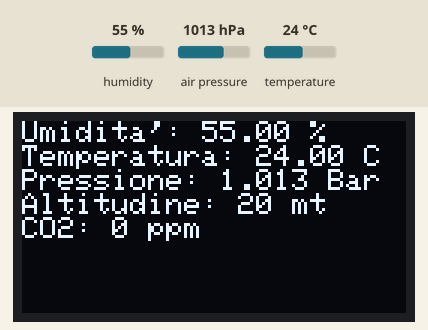
A sketch run on a simulated ESP8266 (NodeMCU). Parts: 128×64 one-colour display. Inputs (shaded band) come from the test bench; at power-on: humidity 55 %, air pressure 1013 hPa, temperature 24 °C. WiFi joins after 1.5 s; servers stay silent unless stated; random numbers use the default seed unless the sketch sets one; no MQTT or app messages arrive unless stated; what the sketch prints to the serial monitor is not drawn.

Above: at 9.8 s.
9.9 s: humidity set to 22 %
At 11.6 s:
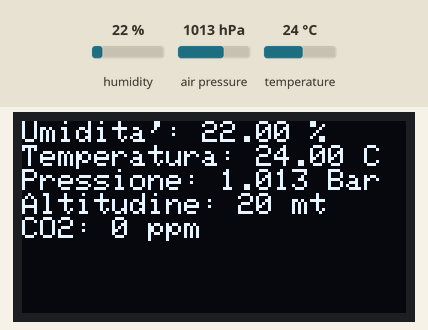
12.3 s: air pressure set to 952 hPa
At 13.5 s:
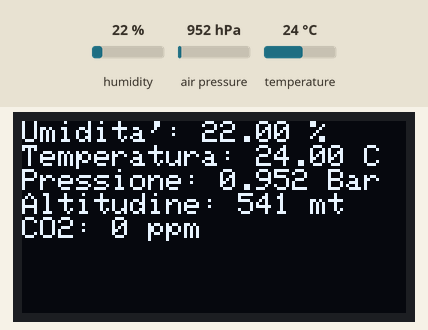
14.3 s: temperature set to 12 °C
At 15.5 s:
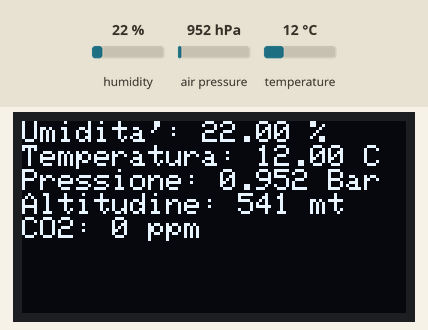
18.4 s: humidity set to 40 %
At 19.5 s:
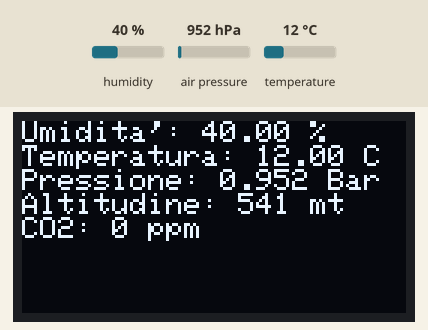
Timing chart, 0 to 21.4 s (numbered marks = the images above; inputs shaded):
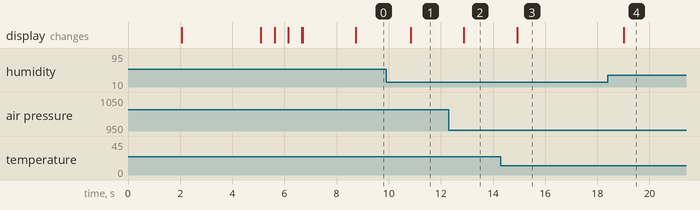

The sketch:

Codice.ino
```cpp
#include <Wire.h>
#include <Adafruit_GFX.h>
#include <Adafruit_SSD1306.h>
#include "DHT.h"
#include <SPI.h>
#include <Adafruit_BMP280.h>
#include <SoftwareSerial.h>
#include <ESP8266WiFi.h>
#include <PubSubClient.h>

#define VERSION "1.0"

#define SCREEN_WIDTH 128  // OLED display width, in pixels
#define SCREEN_HEIGHT 64  // OLED display height, in pixels
#define DHTPIN 0
#define DHTTYPE DHT22

#define BMP_SCK (13)
#define BMP_MISO (12)
#define BMP_MOSI (11)
#define BMP_CS (10)

#define sensor s_serial

// Declaration for an SSD1306 display connected to I2C (SDA, SCL pins)
Adafruit_SSD1306 display(SCREEN_WIDTH, SCREEN_HEIGHT, &Wire, -1);
DHT dht(DHTPIN, DHTTYPE);
Adafruit_BMP280 bmp;
SoftwareSerial s_serial(14, 12);  // RX, TX


const unsigned char cmd_get_sensor[] = {
  0xff, 0x01, 0x86, 0x00, 0x00,
  0x00, 0x00, 0x00, 0x79
};
unsigned char dataRevice[9];
int temperature;
int CO2PPM;

int count = 0;

// Update these with values suitable for your network.

const char* ssid = "Polo_Pubblica";
const char* password = "";
const char* mqtt_server = "broker.hivemq.com";

WiFiClient espClient;
PubSubClient client(espClient);
unsigned long lastMsg = 0;
#define MSG_BUFFER_SIZE	(100)
char msg[MSG_BUFFER_SIZE];
int value = 0;

void setup_wifi() {

  delay(10);
  // We start by connecting to a WiFi network
  display.setCursor(0, 0);
  display.clearDisplay();
  display.print("Connecting to ");
  display.println(ssid);
  display.display();

  WiFi.mode(WIFI_STA);
  WiFi.begin(ssid, password);

  while (WiFi.status() != WL_CONNECTED) {
    delay(500);
    display.print(".");
    display.display();
  }

  randomSeed(micros());

  display.println("");
  display.println("WiFi connected");
  display.println("IP address: ");
  display.println(WiFi.localIP());
  display.display();
  delay(2000);
}

void callback(char* topic, byte* payload, unsigned int length) {
  Serial.print("Message arrived [");
  Serial.print(topic);
  Serial.print("] ");
  for (int i = 0; i < length; i++) {
    Serial.print((char)payload[i]);
  }
  Serial.println();

  // Switch on the LED if an 1 was received as first character
  if ((char)payload[0] == '1') {
    digitalWrite(BUILTIN_LED, LOW);   // Turn the LED on (Note that LOW is the voltage level
    // but actually the LED is on; this is because
    // it is active low on the ESP-01)
  } else {
    digitalWrite(BUILTIN_LED, HIGH);  // Turn the LED off by making the voltage HIGH
  }

}

void reconnect() {
  // Loop until we're reconnected
  while (!client.connected()) {
    Serial.print("Attempting MQTT connection...");
    // Create a random client ID
    String clientId = "ESP8266Client-";
    clientId += String(random(0xffff), HEX);
    // Attempt to connect
    if (client.connect(clientId.c_str())) {
      Serial.println("connected");
      // Once connected, publish an announcement...
      //client.publish("outTopic", "hello world");
      // ... and resubscribe
      client.subscribe("cheariachetirain");
    } else {
      Serial.print("failed, rc=");
      Serial.print(client.state());
      Serial.println(" try again in 5 seconds");
      // Wait 5 seconds before retrying
      delay(5000);
    }
  }
}

void setup() {
  sensor.begin(9600);
  Serial.begin(115200);
  dht.begin();
  initBMP280();
  initDisplay();
  messaggioBenvenuto();
  setup_wifi();
  client.setServer(mqtt_server, 1883);
  client.setCallback(callback);
}

void loop() {
  float h = dht.readHumidity();
  float t = dht.readTemperature();
  float p = bmp.readPressure();
  float a = bmp.readAltitude(1015.5);
  int c = getCo2();

  if (isnan(h) || isnan(t) || isnan(p) || isnan(a)) {
    Serial.println(F("Failed to read from sensor!"));
    //return;
  } else {
    printSensor(h, t, p, a, c);
  }

  if (!client.connected()) {
    reconnect();
  }
  client.loop();

  unsigned long now = millis();
  if (now - lastMsg > 2000) {
    lastMsg = now;
    ++value;
    snprintf (msg, MSG_BUFFER_SIZE, "data:#%ld,um:#%0.2f%%,T:%0.2f°C,p:%0.3fBar,a:%0.2fmt,c:%dppm", value, h, t, p/100000, a, c);
    Serial.print("Publish message: ");
    Serial.println(msg);
    client.publish("cheariachetiraout", msg);
  }

  delay(2000);
}

void initDisplay() {
  if (!display.begin(SSD1306_SWITCHCAPVCC, 0x3C)) {  // Address 0x3D for 128x64
    Serial.println(F("SSD1306 allocation failed"));
    for (;;)
      ;
  }
  delay(2000);
  display.clearDisplay();
  display.setTextSize(1);
  display.setTextColor(WHITE);
}

void messaggioBenvenuto() {
  display.setCursor(0, 10);
  // Display static text
  display.print("Che Aria Che Tira ");
  display.println(VERSION);
  display.display();
  delay(3000);
  display.clearDisplay();
}

void printSensor(float h, float t, float p, float a, int c) {
  display.setCursor(0, 0);
  display.clearDisplay();
  display.print("Umidita': ");
  display.print(h);
  display.println(" %");
  //display.println();
  display.print("Temperatura: ");
  display.print(t);
  display.println(" C");
  //display.println();
  display.print("Pressione: ");
  display.print(p / 100000, 3);
  display.println(" Bar");
  //display.println();
  display.print("Altitudine: ");
  display.print((int)(a));
  display.println(" mt");

  display.print("CO2: ");
  display.print(c);
  display.println(" ppm");
  //display.println();
  display.display();
}

void initBMP280() {
  unsigned status = bmp.begin(0x76);
  if (!status) {
    Serial.println(F("Could not find a valid BMP280 sensor, check wiring or "
                     "try a different address!"));
    Serial.print("SensorID was: 0x");
    Serial.println(bmp.sensorID(), 16);
    Serial.print("        ID of 0xFF probably means a bad address, a BMP 180 or BMP 085\n");
    Serial.print("   ID of 0x56-0x58 represents a BMP 280,\n");
    Serial.print("        ID of 0x60 represents a BME 280.\n");
    Serial.print("        ID of 0x61 represents a BME 680.\n");
    while (1) delay(10);
    /* Default settings from datasheet. */
    bmp.setSampling(Adafruit_BMP280::MODE_NORMAL,     /* Operating Mode. */
                    Adafruit_BMP280::SAMPLING_X2,     /* Temp. oversampling */
                    Adafruit_BMP280::SAMPLING_X16,    /* Pressure oversampling */
                    Adafruit_BMP280::FILTER_X16,      /* Filtering. */
                    Adafruit_BMP280::STANDBY_MS_500); /* Standby time. */
  }
}

int getCo2(void) {
  byte data[10] = {0,0,0,0,0,0,0,0,0, 0};
  int i = 0;
  //transmit command data
  for (i = 0; i < sizeof(cmd_get_sensor); i++) {
    sensor.write(cmd_get_sensor[i]);
  }
  delay(10);
  //begin reveiceing data
  if (sensor.available()) {
    data[9] = 0x55;
    int i = 0;
    while (sensor.available()) {
      data[i] = sensor.read();

      if(i > 0)
      {
        if(data[0] == 0xff && data[1] == 0x86)
        {
          i++;
        }
        else
        {
          i = 1;
          data[0] = data[1];
          data[1] = 0;
        }
      }
      else
      {
        if (data[0] == 0xFF) i++;
      }
    }
  }

  return (int)data[2] * 256 + (int)data[3];
}

void printRX(byte *data) {
  Serial.println("Start\tCommand\tHigh\tLow\tB4\tB5\tB6\tB7\tChs\tTest\tsum");
  for(int i = 0; i < 10; i++)
  {
    Serial.print(data[i], HEX);
    Serial.print("\t");
  }
  Serial.print(1 + (0xFF ^ (byte)(data[1] + data[2] + data[3] + data[4] + data[5] + data[6] + data[7])), HEX);
  Serial.println();
}
```

Measured:
- after the input at 9.9 s, the display: changes after 0.94 s (image 1)
- after the input at 12.3 s, the display: changes after 0.58 s (image 2)
- after the input at 14.3 s, the display: changes after 0.63 s (image 3)
- after the input at 18.4 s, the display: changes after 0.62 s (image 4)
